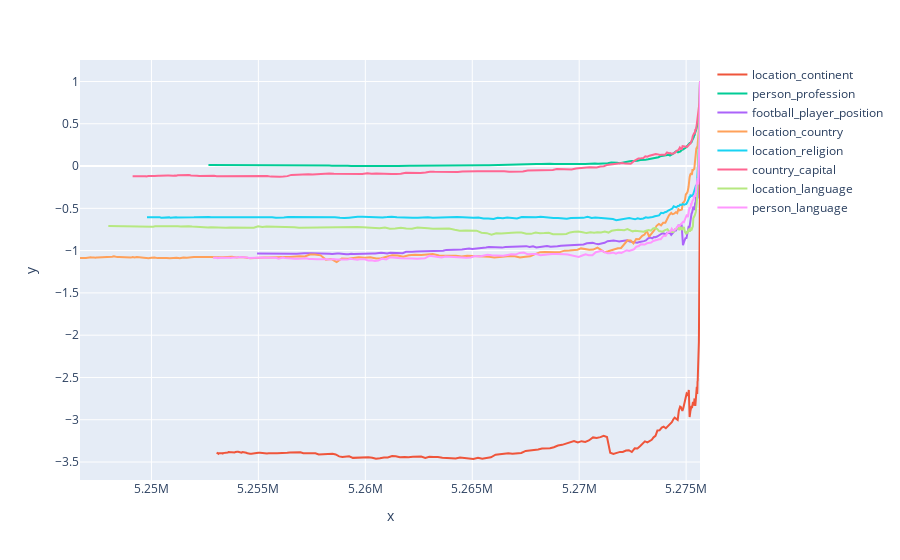

Write notebook code for a chart like this one.
### Code cell
import json
import plotly.express as px

results = []

run_tag = "later_no_prompt_inverse"

for i in range(4):
    with open(f"task_faithfulness_metrics_use_sm_{run_tag}_{i}.jsonl") as f:
        lines = f.readlines()
        results.extend([json.loads(line) for line in lines])

# for i in range(4):
#     with open(f"task_faithfulness_metrics_use_sm_{run_tag}_2_{i}.jsonl") as f:
#         lines = f.readlines()
#         results.extend([json.loads(line) for line in lines])

# for i in range(4):
#     with open(f"faith_extra/task_faithfulness_metrics_new_thinner_{i}.jsonl") as f:
#         lines = f.readlines()
#         results.extend([json.loads(line) for line in lines])

print(len(results))


# inverse_results = [x for x in results if x["inverse"]]

# print(inverse_results[0])



# inverse_results = {x["task"]: x for x in inverse_results}
non_inverse_results = [x for x in results if x["inverse"]]

import matplotlib.pyplot as plt

plot_data = []

fig = px.line(x=[None], y = [None])

from collections import defaultdict

c = defaultdict(int)

for r in non_inverse_results:
    task_name = r["task"]


    _metrics = np.array(r["ablated_metrics"])
    _orig_metric = r["orig_metric"]

    
    _faith = r["faithfullness"]


    if task_name in ["person_profession"]:
        _faith = (_metrics - min(_metrics)) / (max(_metrics) - min(_metrics))

    _ths = r["thresholds"]
    n_nodes_task = r["n_nodes_counts"]

    fig.add_scatter(x=[x for x in n_nodes_task], y=_faith, name=str(task_name)[:40])
    # fig.add_scatter(x=n_nodes_task, y=_faith, name=str(task_name)[:40])
    # fig.add_scatter(x=_ths, y=_faith, name=first_task)

    plot_data.append((_faith, [max(n_nodes_task) - x for x in n_nodes_task]))


fig
# plt.show()

### Figure 1 — Plotly figure (JSON) as saved in the notebook; plotly's stock layout.template omitted (floating-point values rounded to 4 significant figures; data arrays with more than 128 entries replaced by an {"elided": "..."} marker saying what was removed)
{"data": [{"hovertemplate": "x=%{x}<br>y=%{y}<extra></extra>", "legendgroup": "", "line": {"color": "#636efa", "dash": "solid"}, "marker": {"symbol": "circle"}, "mode": "lines", "name": "", "orientation": "v", "showlegend": false, "type": "scatter", "x": [null], "xaxis": "x", "y": [null], "yaxis": "y"}, {"name": "location_continent", "type": "scatter", "x": {"elided": "400 int values"}, "y": {"elided": "400 float values"}}, {"name": "person_profession", "type": "scatter", "x": {"elided": "400 int values"}, "y": {"elided": "400 float values"}}, {"name": "football_player_position", "type": "scatter", "x": {"elided": "400 int values"}, "y": {"elided": "400 float values"}}, {"name": "location_country", "type": "scatter", "x": {"elided": "400 int values"}, "y": {"elided": "400 float values"}}, {"name": "location_religion", "type": "scatter", "x": {"elided": "400 int values"}, "y": {"elided": "400 float values"}}, {"name": "country_capital", "type": "scatter", "x": {"elided": "400 int values"}, "y": {"elided": "400 float values"}}, {"name": "location_language", "type": "scatter", "x": {"elided": "400 int values"}, "y": {"elided": "400 float values"}}, {"name": "person_language", "type": "scatter", "x": {"elided": "400 int values"}, "y": {"elided": "400 float values"}}], "layout": {"legend": {"tracegroupgap": 0}, "margin": {"t": 60}, "xaxis": {"anchor": "y", "domain": [0, 1], "title": {"text": "x"}}, "yaxis": {"anchor": "x", "domain": [0, 1], "title": {"text": "y"}}}}
